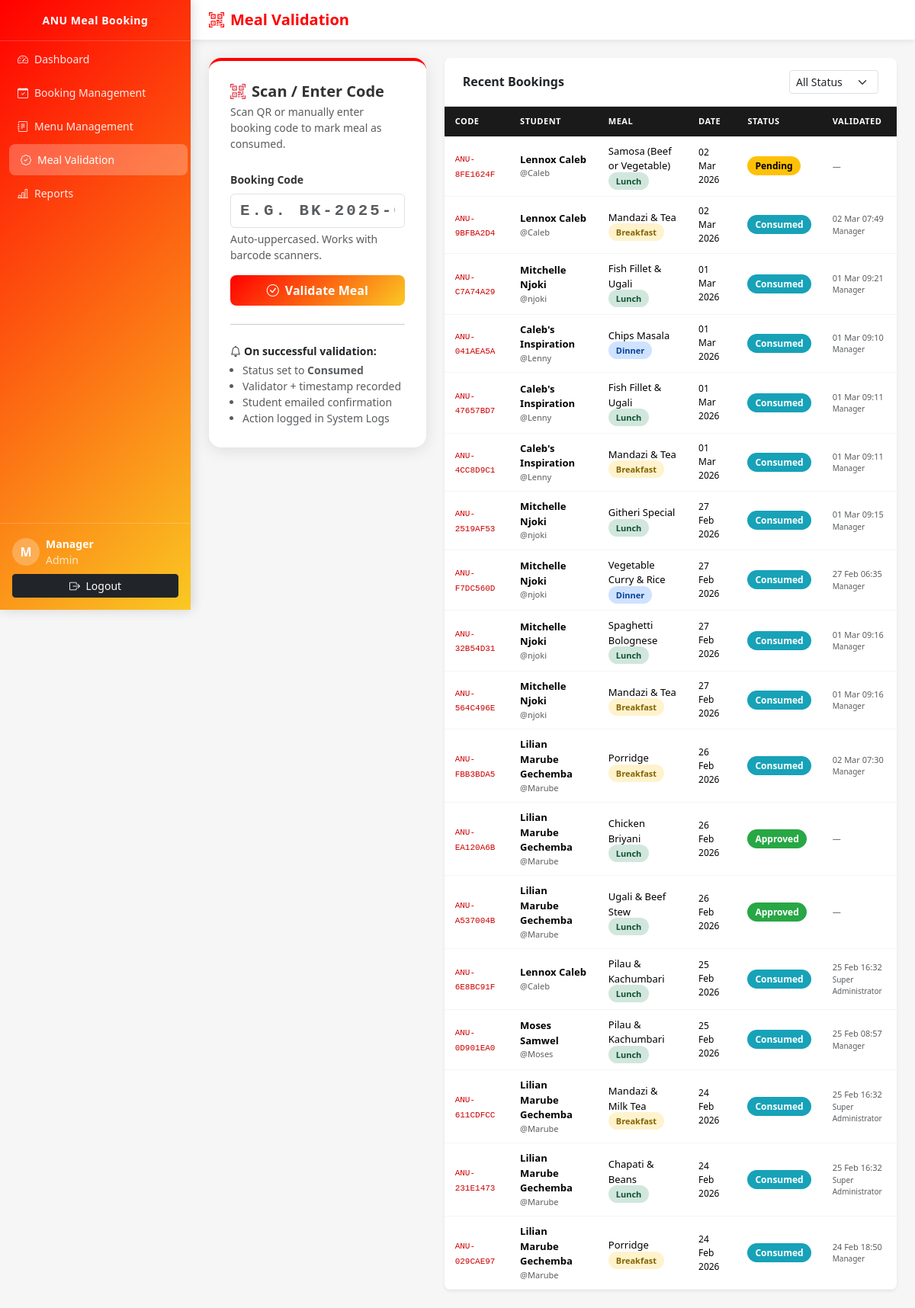
The page /admin/validation.php (signed in) on the database its author committed.
### tables this page shows
CREATE TABLE `bookings` (
  `id` int(11) NOT NULL,
  `code` varchar(20) NOT NULL,
  `user_id` int(11) NOT NULL,
  `menu_id` int(11) NOT NULL,
  `date` date NOT NULL,
  `status` enum('pending','approved','rejected','consumed') DEFAULT 'pending',
  `validated_by` int(11) DEFAULT NULL,
  `validated_at` datetime DEFAULT NULL,
  `created_at` timestamp NOT NULL DEFAULT current_timestamp()
);

CREATE TABLE `users` (
  `id` int(11) NOT NULL,
  `username` varchar(50) NOT NULL,
  `password` varchar(255) NOT NULL,
  `fullname` varchar(100) NOT NULL,
  `email` varchar(100) NOT NULL,
  `role` enum('super_admin','admin','student') NOT NULL DEFAULT 'student',
  `student_id` varchar(30) DEFAULT NULL,
  `department` varchar(100) DEFAULT NULL,
  `phone` varchar(20) DEFAULT NULL,
  `created_at` timestamp NOT NULL DEFAULT current_timestamp(),
  `updated_at` timestamp NOT NULL DEFAULT current_timestamp() ON UPDATE current_timestamp()
);

CREATE TABLE `menus` (
  `id` int(11) NOT NULL,
  `name` varchar(150) NOT NULL,
  `type` enum('Breakfast','Lunch','Dinner') NOT NULL,
  `date` date NOT NULL,
  `description` text DEFAULT NULL,
  `price` decimal(8,2) DEFAULT 0.00,
  `available` tinyint(1) DEFAULT 1,
  `created_by` int(11) DEFAULT NULL,
  `created_at` timestamp NOT NULL DEFAULT current_timestamp()
);

### admin/validation.php (the view, shortened to what this page needs)
<?php
require_once '../includes/auth.php';
$valid_statuses = ['pending','approved','rejected','consumed'];
$status_f = in_array($_GET['status'] ?? '', $valid_statuses) ? $_GET['status'] : '';
if ($status_f !== '') {
    $stmt = $conn->prepare(
        "SELECT b.id, b.code, b.date, b.status, b.validated_at,
                u.fullname, u.username,
                m.name meal_name, m.type meal_type,
                v.fullname validator
         FROM bookings b
         JOIN users u ON b.user_id=u.id
         JOIN menus m ON b.menu_id=m.id
         LEFT JOIN users v ON b.validated_by=v.id
         WHERE b.status=?
         ORDER BY b.created_at DESC LIMIT 100"
    );
    $stmt->bind_param('s', $status_f);
    $stmt->execute();
    $bookings = $stmt->get_result();
} else {
    $bookings = $conn->query(
        "SELECT b.id, b.code, b.date, b.status, b.validated_at,
                u.fullname, u.username,
                m.name meal_name, m.type meal_type,
                v.fullname validator
         FROM bookings b
         JOIN users u ON b.user_id=u.id
         JOIN menus m ON b.menu_id=m.id
         LEFT JOIN users v ON b.validated_by=v.id
         ORDER BY b.created_at DESC LIMIT 100"
    );
}
?>
<!DOCTYPE html>
<html lang="en">
<head>
<link rel="stylesheet" href="https://cdn.jsdelivr.net/npm/bootstrap@5.3.2/dist/css/bootstrap.min.css">
<link rel="stylesheet" href="https://cdn.jsdelivr.net/npm/bootstrap-icons@1.11.3/font/bootstrap-icons.min.css">
<link rel="stylesheet" href="../public/css/style.css">
</head>
<body>
<div class="d-flex">
<?php include '../includes/sidebar.php'; ?>
<div class="main-content flex-grow-1">
<div class="topbar"><h1><i class="bi bi-qr-code-scan me-2"></i>Meal Validation</h1></div>
<div class="p-4 fade-in-up">
<div class="row g-4">
<div class="col-lg-4">
    <div class="val-box">
        <h5 class="fw-bold mb-1"><i class="bi bi-qr-code-scan me-2 text-danger"></i>Scan / Enter Code</h5>
        <p class="text-muted small mb-4">Scan QR or manually enter booking code to mark meal as consumed.</p>
        <form method="POST" autocomplete="off">
            <div class="mb-3">
                <label class="form-label fw-semibold small">Booking Code</label>
                <input type="text" name="code" id="codeInput"
                       class="form-control val-input"
                       placeholder="e.g. BK-2025-001"
                       value="<?= htmlspecialchars($_POST['code'] ?? '') ?>"
                       autofocus required>
                <div class="form-text">Auto-uppercased. Works with barcode scanners.</div>
            </div>
            <button type="submit" class="btn btn-anu w-100 py-2">
                <i class="bi bi-check-circle me-2"></i>Validate Meal
            </button>
        </form>
        <hr class="my-4">
        <div class="small text-muted">
            <p class="fw-semibold mb-1 text-dark"><i class="bi bi-bell me-1"></i>On successful validation:</p>
            <ul class="ps-3 mb-0">
                <li>Status set to <strong>Consumed</strong></li>
                <li>Validator + timestamp recorded</li>
                <li>Student emailed confirmation</li>
                <li>Action logged in System Logs</li>
            </ul>
        </div>
    </div>
</div>
<div class="col-lg-8">
    <div class="card border-0 shadow-sm rounded-3 overflow-hidden">
        <div class="d-flex justify-content-between align-items-center px-4 py-3 border-bottom">
            <h6 class="mb-0 fw-bold">Recent Bookings</h6>
            <form method="GET" class="d-flex gap-2 align-items-center">
                <select name="status" class="form-select form-select-sm" style="width:auto;"
                        onchange="this.form.submit()">
                    <option value="">All Status</option>
                </select>
            </form>
        </div>
        <div class="table-responsive">
        <table class="table mb-0 val-table">
            <thead>
                <tr><th>Code</th><th>Student</th><th>Meal</th><th>Date</th><th>Status</th><th>Validated</th></tr>
            </thead>
            <tbody>
            <?php while ($b = $bookings->fetch_assoc()): ?>
            <tr>
                <td><code style="font-size:11px;color:#cc0000;"><?= htmlspecialchars($b['code']) ?></code></td>
                <td>
                    <div class="fw-semibold"><?= htmlspecialchars($b['fullname']) ?></div>
                    <div class="text-muted" style="font-size:11px;">@<?= htmlspecialchars($b['username']) ?></div>
                </td>
                <td>
                    <div><?= htmlspecialchars($b['meal_name']) ?></div>
                    <span class="menu-badge <?= strtolower($b['meal_type']) ?>"><?= $b['meal_type'] ?></span>
                </td>
                <td style="font-size:12px;"><?= date('d M Y', strtotime($b['date'])) ?></td>
                <td><span class="status-badge badge-<?= $b['status'] ?>"><?= ucfirst($b['status']) ?></span></td>
                <td class="text-muted" style="font-size:11px;">
                    <?= $b['validated_at'] ? date('d M H:i', strtotime($b['validated_at'])) : '—' ?>
                    <?php if ($b['validator']): ?>
                    <div style="font-size:10px;"><?= htmlspecialchars($b['validator']) ?></div>
                    <?php endif; ?>
                </td>
            </tr>
            <?php endwhile; ?>
            </tbody>
        </table>
        </div>
    </div>
</div>
</div>
</div>
</div>
</div>
</body>
</html>

### public/css/style.css (style rules this page uses)
:root { --anu-red: #ff0000; --anu-yellow: #fac823; --anu-dark: #000000; --anu-white: #ffffff; --anu-gray: #f6f6f6; --anu-red-dark: #cc0000; --anu-gradient: linear-gradient(135deg, #ff0000, #fac823); --sidebar-width: 250px; --transition: all 0.3s ease; }
body { font-family: 'Segoe UI', Tahoma, Geneva, Verdana, sans-serif; background: var(--anu-gray); color: #333; }
.main-content { margin-left: var(--sidebar-width); min-height: 100vh; display: flex; flex-direction: column; }
.topbar { background: #fff; box-shadow: 0 2px 8px rgba(0,0,0,0.08); padding: 14px 24px; position: sticky; top: 0; z-index: 90; }
.topbar h1 { color: var(--anu-red); font-size: 20px; margin: 0; font-weight: 700; }
.btn-anu { background: var(--anu-gradient); color: #fff; border: none; border-radius: 8px; padding: 9px 18px; font-weight: 600; transition: var(--transition); cursor: pointer; }
.table thead th { background: var(--anu-red); color: #fff; font-size: 13px; font-weight: 600; letter-spacing: 0.4px; border: none; padding: 12px 15px; }
.table tbody td { padding: 11px 15px; vertical-align: middle; font-size: 14px; border-color: #f0f0f0; }
.badge-pending { background: #ffc107; color: #000; }
.badge-approved { background: #28a745; color: #fff; }
.badge-consumed { background: #17a2b8; color: #fff; }
.status-badge { padding: 4px 10px; border-radius: 20px; font-size: 12px; font-weight: 600; text-transform: capitalize; }
.form-label { font-weight: 600; font-size: 14px; }
.fade-in-up { animation: fadeInUp 0.7s ease; }
.menu-badge { font-size: 11px; padding: 4px 10px; border-radius: 20px; font-weight: 600; }
.breakfast { background: #fff3cd; color: #856404; }
.lunch { background: #d1e7dd; color: #0f5132; }
.dinner { background: #cfe2ff; color: #084298; }

### admin/validation.php (style rules this page uses)
.val-box { background:#fff; border-radius:16px; padding:28px; box-shadow:0 4px 20px rgba(0,0,0,.1); border-top:4px solid #ff0000; }
.val-input { font-size:1.3rem; font-family:monospace; letter-spacing:3px; text-transform:uppercase; text-align:center; font-weight:700; }
.val-table thead th { background:#1a1a1a; color:#fff; font-size:11px; text-transform:uppercase; letter-spacing:.5px; padding:11px 14px; border:none; }
.val-table tbody td { padding:10px 14px; font-size:13px; vertical-align:middle; border-color:#f5f5f5; }

### rows shown on the page
bookings: code "ANU-8FE1624F", user.fullname "Lennox Caleb", user.username "Caleb", menu.name "Samosa (Beef or Vegetable)", menu.type "Lunch", date "02 Mar 2026", status "Pending"
bookings: code "ANU-9BFBA2D4", user.fullname "Lennox Caleb", user.username "Caleb", menu.name "Mandazi & Tea", menu.type "Breakfast", date "02 Mar 2026", status "Consumed", validated_at "02 Mar 07:49", validated_by.fullname "Manager"
bookings: code "ANU-C7A74A29", user.fullname "Mitchelle Njoki", user.username "njoki", menu.name "Fish Fillet & Ugali", menu.type "Lunch", date "01 Mar 2026", status "Consumed", validated_at "01 Mar 09:21", validated_by.fullname "Manager"
bookings: code "ANU-041AEA5A", user.fullname "Caleb's Inspiration", user.username "Lenny", menu.name "Chips Masala", menu.type "Dinner", date "01 Mar 2026", status "Consumed", validated_at "01 Mar 09:10", validated_by.fullname "Manager"
bookings: code "ANU-47657BD7", user.fullname "Caleb's Inspiration", user.username "Lenny", menu.name "Fish Fillet & Ugali", menu.type "Lunch", date "01 Mar 2026", status "Consumed", validated_at "01 Mar 09:11", validated_by.fullname "Manager"
bookings: code "ANU-4CC8D9C1", user.fullname "Caleb's Inspiration", user.username "Lenny", menu.name "Mandazi & Tea", menu.type "Breakfast", date "01 Mar 2026", status "Consumed", validated_at "01 Mar 09:11", validated_by.fullname "Manager"
bookings: code "ANU-2519AF53", user.fullname "Mitchelle Njoki", user.username "njoki", menu.name "Githeri Special", menu.type "Lunch", date "27 Feb 2026", status "Consumed", validated_at "01 Mar 09:15", validated_by.fullname "Manager"
bookings: code "ANU-F7DC560D", user.fullname "Mitchelle Njoki", user.username "njoki", menu.name "Vegetable Curry & Rice", menu.type "Dinner", date "27 Feb 2026", status "Consumed", validated_at "27 Feb 06:35", validated_by.fullname "Manager"
bookings: code "ANU-32B54D31", user.fullname "Mitchelle Njoki", user.username "njoki", menu.name "Spaghetti Bolognese", menu.type "Lunch", date "27 Feb 2026", status "Consumed", validated_at "01 Mar 09:16", validated_by.fullname "Manager"
bookings: code "ANU-564C496E", user.fullname "Mitchelle Njoki", user.username "njoki", menu.name "Mandazi & Tea", menu.type "Breakfast", date "27 Feb 2026", status "Consumed", validated_at "01 Mar 09:16", validated_by.fullname "Manager"
bookings: code "ANU-FBB3BDA5", user.fullname "Lilian Marube Gechemba", user.username "Marube", menu.name "Porridge", menu.type "Breakfast", date "26 Feb 2026", status "Consumed", validated_at "02 Mar 07:30", validated_by.fullname "Manager"
bookings: code "ANU-EA120A6B", user.fullname "Lilian Marube Gechemba", user.username "Marube", menu.name "Chicken Briyani", menu.type "Lunch", date "26 Feb 2026", status "Approved"
bookings: code "ANU-A537004B", user.fullname "Lilian Marube Gechemba", user.username "Marube", menu.name "Ugali & Beef Stew", menu.type "Lunch", date "26 Feb 2026", status "Approved"
bookings: code "ANU-6E8BC91F", user.fullname "Lennox Caleb", user.username "Caleb", menu.name "Pilau & Kachumbari", menu.type "Lunch", date "25 Feb 2026", status "Consumed", validated_at "25 Feb 16:32", validated_by.fullname "Super Administrator"
bookings: code "ANU-0D901EA0", user.fullname "Moses Samwel", user.username "Moses", menu.name "Pilau & Kachumbari", menu.type "Lunch", date "25 Feb 2026", status "Consumed", validated_at "25 Feb 08:57", validated_by.fullname "Manager"
bookings: code "ANU-611CDFCC", user.fullname "Lilian Marube Gechemba", user.username "Marube", menu.name "Mandazi & Milk Tea", menu.type "Breakfast", date "24 Feb 2026", status "Consumed", validated_at "25 Feb 16:32", validated_by.fullname "Super Administrator"
bookings: code "ANU-231E1473", user.fullname "Lilian Marube Gechemba", user.username "Marube", menu.name "Chapati & Beans", menu.type "Lunch", date "24 Feb 2026", status "Consumed", validated_at "25 Feb 16:32", validated_by.fullname "Super Administrator"
bookings: code "ANU-029CAE97", user.fullname "Lilian Marube Gechemba", user.username "Marube", menu.name "Porridge", menu.type "Breakfast", date "24 Feb 2026", status "Consumed", validated_at "24 Feb 18:50", validated_by.fullname "Manager"

### other values the page prints
substr($user['fullname'] ?: $user['username'], 0, 1) "M"
$user['fullname'] ?: $user['username'] "Manager"
str_replace('_',' ', $user['role']) "Admin"
